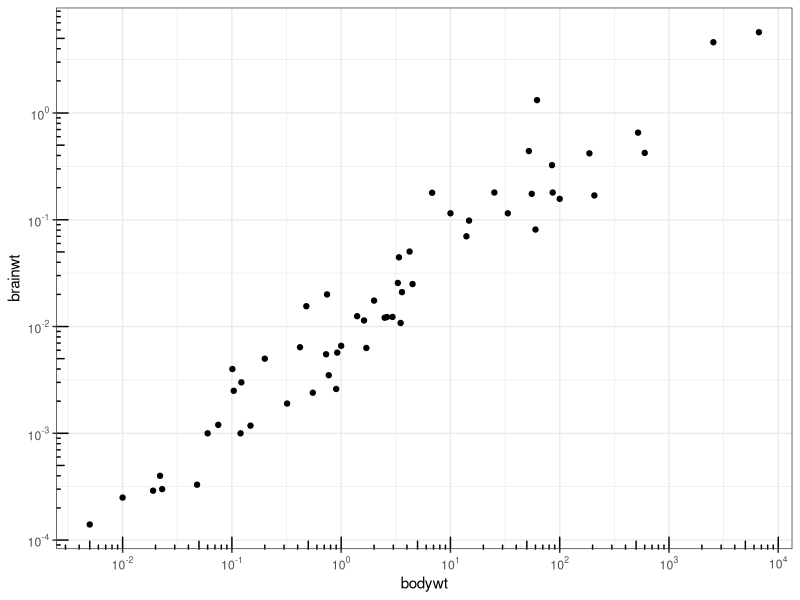
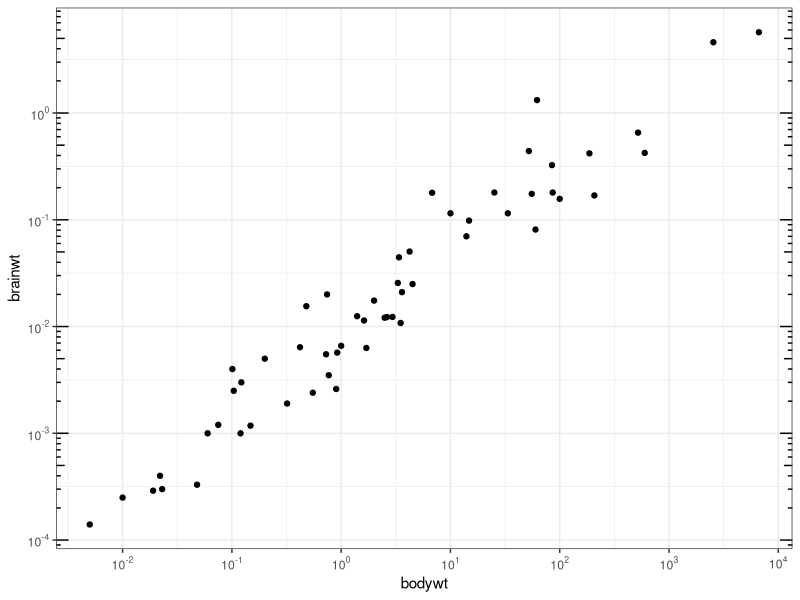
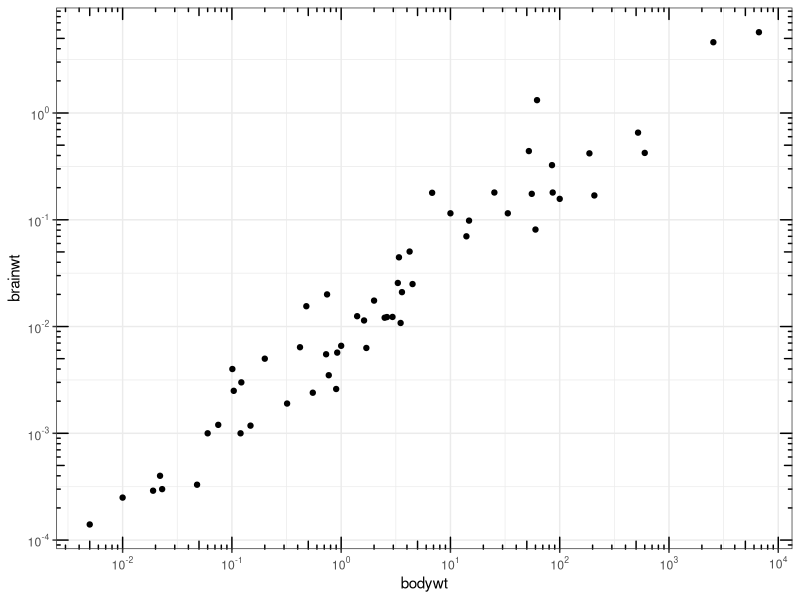
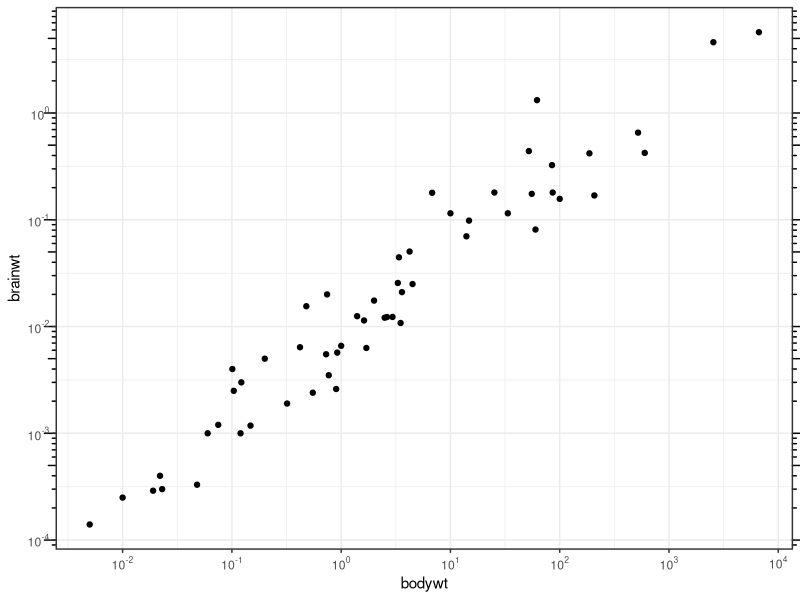
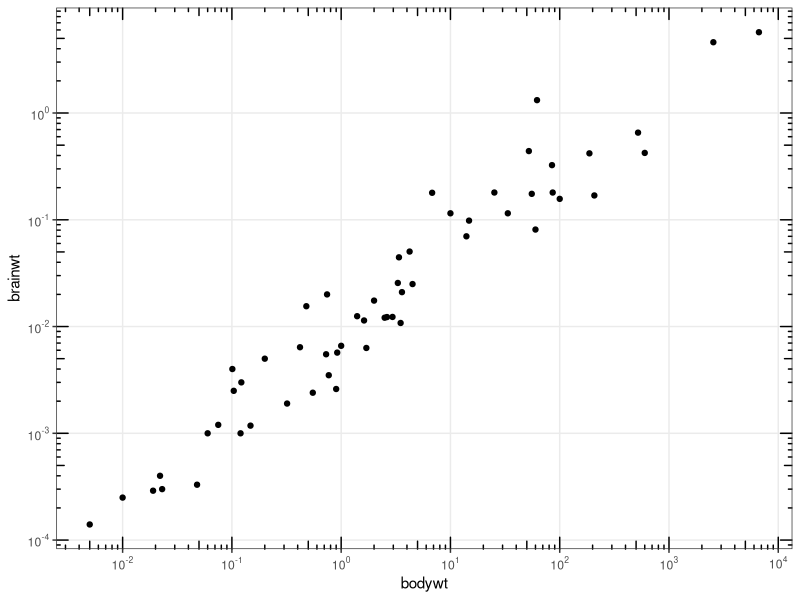
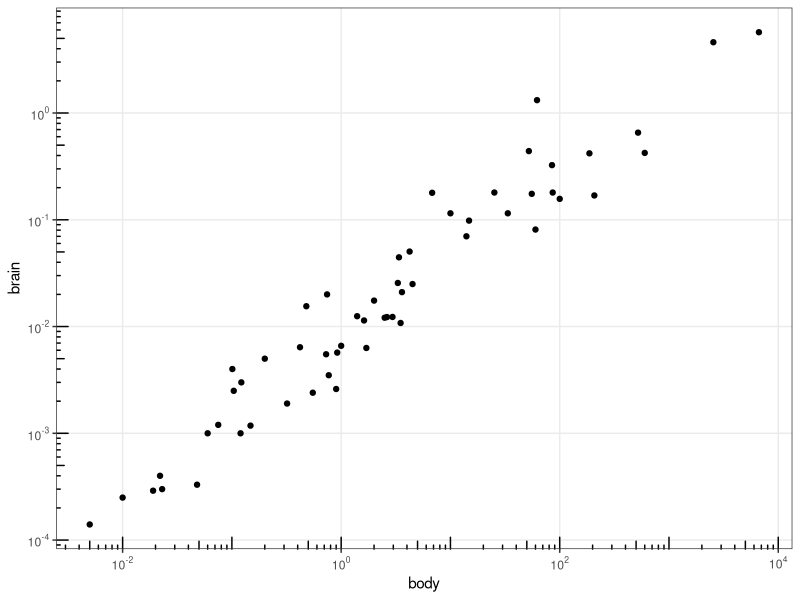
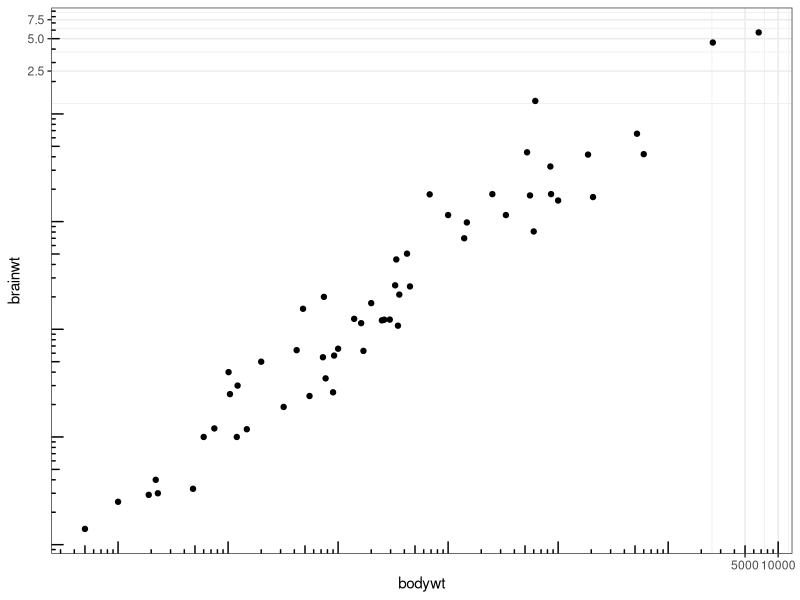
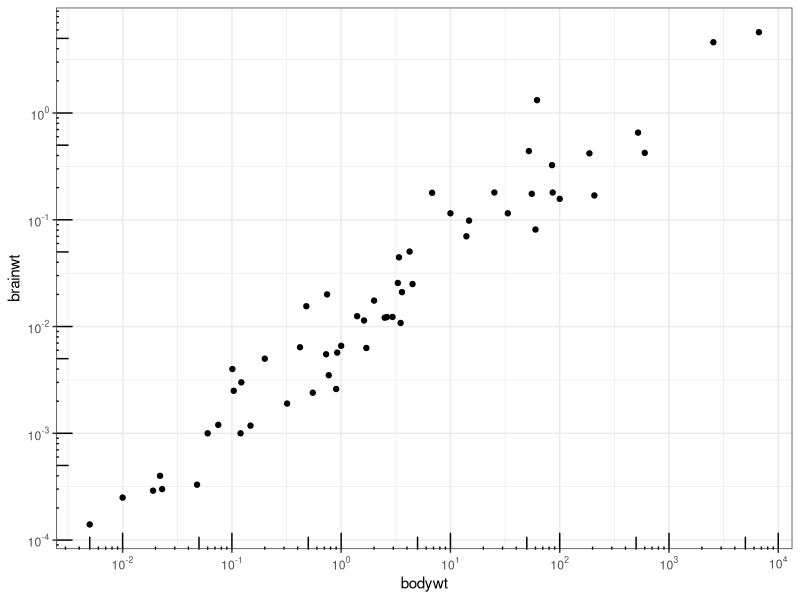

Reproduce these figures in R, in order.
library(ggplot2)


### Name: annotation_logticks
### Title: Annotation: log tick marks
### Aliases: annotation_logticks

### ** Examples

# Make a log-log plot (without log ticks)
a <- ggplot(msleep, aes(bodywt, brainwt)) +
 geom_point(na.rm = TRUE) +
 scale_x_log10(
   breaks = scales::trans_breaks("log10", function(x) 10^x),
   labels = scales::trans_format("log10", scales::math_format(10^.x))
 ) +
 scale_y_log10(
   breaks = scales::trans_breaks("log10", function(x) 10^x),
   labels = scales::trans_format("log10", scales::math_format(10^.x))
 ) +
 theme_bw()

a + annotation_logticks()                # Default: log ticks on bottom and left
a + annotation_logticks(sides = "lr")    # Log ticks for y, on left and right
a + annotation_logticks(sides = "trbl")  # All four sides

a + annotation_logticks(sides = "lr", outside = TRUE) +
 coord_cartesian(clip = "off")  # Ticks outside plot

# Hide the minor grid lines because they don't align with the ticks
a + annotation_logticks(sides = "trbl") + theme(panel.grid.minor = element_blank())

# Another way to get the same results as 'a' above: log-transform the data before
# plotting it. Also hide the minor grid lines.
b <- ggplot(msleep, aes(log10(bodywt), log10(brainwt))) +
 geom_point(na.rm = TRUE) +
 scale_x_continuous(name = "body", labels = scales::math_format(10^.x)) +
 scale_y_continuous(name = "brain", labels = scales::math_format(10^.x)) +
 theme_bw() + theme(panel.grid.minor = element_blank())

b + annotation_logticks()

# Using a coordinate transform requires scaled = FALSE
t <- ggplot(msleep, aes(bodywt, brainwt)) +
  geom_point() +
  coord_trans(x = "log10", y = "log10") +
  theme_bw()
t + annotation_logticks(scaled = FALSE)

# Change the length of the ticks
a + annotation_logticks(
  short = unit(.5,"mm"),
  mid = unit(3,"mm"),
  long = unit(4,"mm")
)
